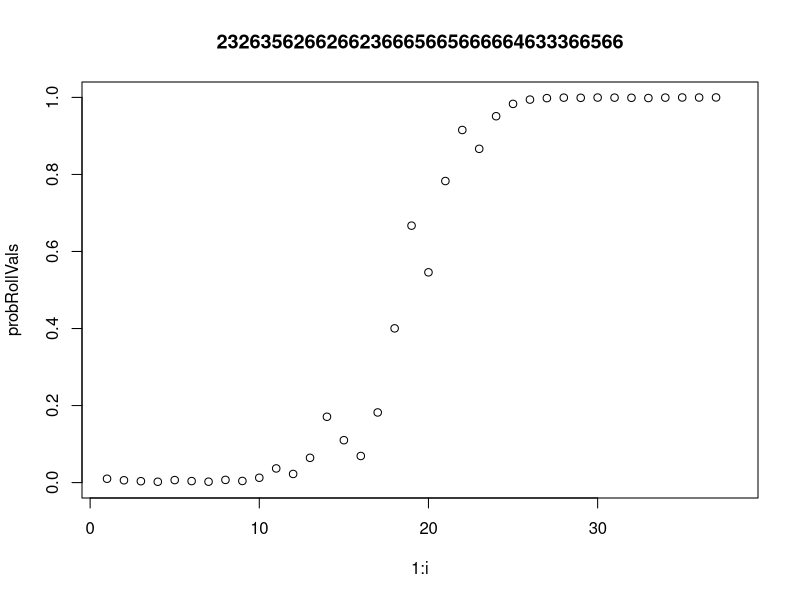

Write the R code that produced this figure.
## ---- chunk 1
knitr::opts_chunk$set(echo = TRUE)
## ---- chunk 2
# probs
p_loaded = c(0.01, 0.99)
likeli_givenLoaded = c(rep(1/10, 5), 1/2)
likeli_givenNotLoaded = c(rep(1/6, 6))

# oops i dont need a sim
loadedSim = c(2,3,2,6,3,5,6,2,6,6,2,6,6,2,3,6,6,6,5,6,6,5,6,6,6,6,6,4,6,3,3,3,6,6,5,6,6)

probRollVals <- vector();

titleStr <- ""
for( i in 1:length(loadedSim))
{
	probRollVals[i] <- p_loaded[1];
	
	denom <- p_loaded[1] * likeli_givenLoaded[loadedSim[i]] + p_loaded[2] * likeli_givenNotLoaded[loadedSim[i]];
	
	p_loaded[1] = p_loaded[1] * likeli_givenLoaded[loadedSim[i]] / denom;
	p_loaded[2] = p_loaded[2] * likeli_givenNotLoaded[loadedSim[i]] / denom;
	
	titleStr <- paste(titleStr,loadedSim[i],sep="")
	
}
plot(1:i,probRollVals, main = titleStr,ylim=c(0,1),xlim=c(1,length(loadedSim)+1))

## ---- chunk 3
# check how many runs it takes until we are confidednt that it is loaded, 99%
for (i in 1:50){
  
  loadedGivenNumberOfSixes = (0.5**i * 0.01)/((0.5**i * 0.01) + (1/6**i * .99))
  print(paste(i, 'Sixes seen =', loadedGivenNumberOfSixes))
  
  if (loadedGivenNumberOfSixes > 0.9999){
    break
  }
}
## ---- chunk 4
hasDisease = c(0.001, 0.999)
positiveTestDisease = c(0.91, 0.09)
positiveTestNoDisease = c(0.16, 0.84)

# check how many runs it takes until we are confidednt that it is loaded, 99%
howManyTests = function(positiveTest, disease, positiveResults){
  for (i in 1:10000){
  
    result = (positiveTest[1]**i * disease[1])/((positiveTest[1]**i * disease[1]) + (positiveTest[2]**i * hasDisease[2]))
    
    if ( result > 0.9999 & positiveResults==TRUE){
      print(paste('It takes', i, 'tests for 99% sure of positive result'))
      break
    } 
    if ( result < 1-0.9999 & positiveResults==FALSE){
      print(paste('It takes', i, 'tests for 99% sure of negative result'))
      break
    }
    
  }
}

howManyTests(positiveTestDisease, hasDisease, TRUE)

## ---- chunk 5
howManyTests(positiveTestNoDisease, hasDisease, FALSE)
## ---- chunk 6
(0.91 * 0.001) + (0.999 * 0.16)
## ---- chunk 7
(0.09 * 0.001) + (0.999 * 0.84)
## ---- chunk 8
hasDisease = c(0.001, 0.999)
positiveTestDisease = c(0.96, 0.04)
positiveTestNoDisease = c(0.05, 0.95)

# check how many runs it takes until we are confidednt that it is loaded, 99%
howManyTests = function(positiveTest, disease, positiveResults){
  for (i in 1:10000){
  
    result = (positiveTest[1]**i * disease[1])/((positiveTest[1]**i * disease[1]) + (positiveTest[2]**i * hasDisease[2]))
    
    if ( result > 0.9999 & positiveResults==TRUE){
      print(paste('It takes', i, 'tests for 99% sure of positive result'))
      break
    } 
    if ( result < 1-0.9999 & positiveResults==FALSE){
      print(paste('It takes', i, 'tests for 99% sure of negative result'))
      break
    }
    
  }
}

howManyTests(positiveTestDisease, hasDisease, TRUE)
howManyTests(positiveTestNoDisease, hasDisease, FALSE)
## ---- chunk 9
# probability of pos and neg test 
p_positiveTest = (0.96 * 0.001) + (0.999 * 0.05)
p_negativeTest = (0.04 * 0.001) + (0.999 * 0.95)

# how many tests will you need
ex_pos = p_positiveTest * 1000000
ex_neg = p_negativeTest * 1000000

# six tests needed for a positve confirmation
testsNeeded = (ex_pos * 6) + (ex_neg)

# divided the number of tests needed for the old test by the new
print(2803750/testsNeeded)
